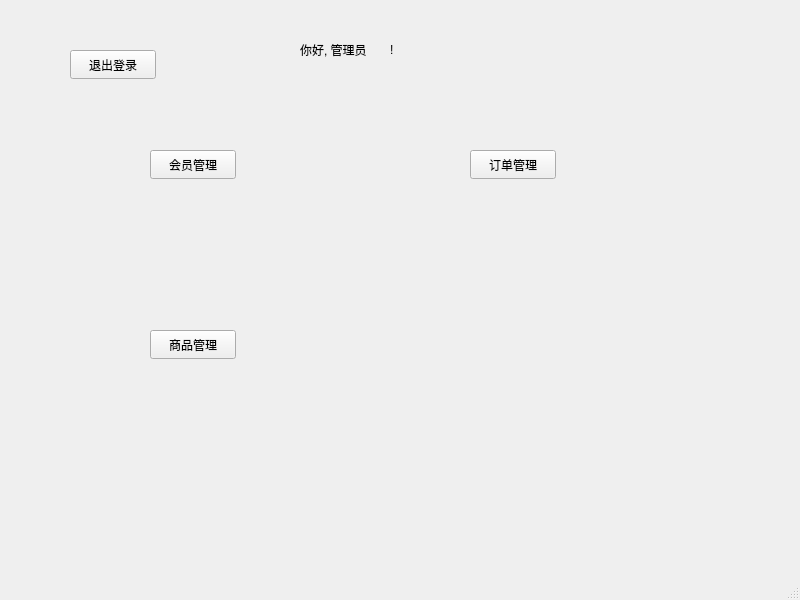
<?xml version="1.0" encoding="UTF-8"?>
<ui version="4.0">
 <class>admwindow</class>
 <widget class="QMainWindow" name="admwindow">
  <property name="geometry">
   <rect>
    <x>0</x>
    <y>0</y>
    <width>800</width>
    <height>600</height>
   </rect>
  </property>
  <property name="windowTitle">
   <string>MainWindow</string>
  </property>
  <widget class="QWidget" name="centralwidget">
   <widget class="QPushButton" name="pB_memberm">
    <property name="geometry">
     <rect>
      <x>150</x>
      <y>150</y>
      <width>86</width>
      <height>29</height>
     </rect>
    </property>
    <property name="text">
     <string>会员管理</string>
    </property>
   </widget>
   <widget class="QPushButton" name="pB_orderm">
    <property name="geometry">
     <rect>
      <x>470</x>
      <y>150</y>
      <width>86</width>
      <height>29</height>
     </rect>
    </property>
    <property name="text">
     <string>订单管理</string>
    </property>
   </widget>
   <widget class="QPushButton" name="pB_merchandisem">
    <property name="geometry">
     <rect>
      <x>150</x>
      <y>330</y>
      <width>86</width>
      <height>29</height>
     </rect>
    </property>
    <property name="text">
     <string>商品管理</string>
    </property>
   </widget>
   <widget class="QLabel" name="label">
    <property name="geometry">
     <rect>
      <x>300</x>
      <y>40</y>
      <width>81</width>
      <height>20</height>
     </rect>
    </property>
    <property name="text">
     <string>你好, 管理员</string>
    </property>
   </widget>
   <widget class="QPushButton" name="pB_logoff">
    <property name="geometry">
     <rect>
      <x>70</x>
      <y>50</y>
      <width>86</width>
      <height>29</height>
     </rect>
    </property>
    <property name="text">
     <string>退出登录</string>
    </property>
   </widget>
   <widget class="QLabel" name="label_2">
    <property name="geometry">
     <rect>
      <x>390</x>
      <y>40</y>
      <width>62</width>
      <height>20</height>
     </rect>
    </property>
    <property name="text">
     <string>!</string>
    </property>
   </widget>
  </widget>
  <widget class="QMenuBar" name="menubar">
   <property name="geometry">
    <rect>
     <x>0</x>
     <y>0</y>
     <width>800</width>
     <height>25</height>
    </rect>
   </property>
  </widget>
  <widget class="QStatusBar" name="statusbar"/>
 </widget>
 <resources/>
 <connections/>
</ui>
